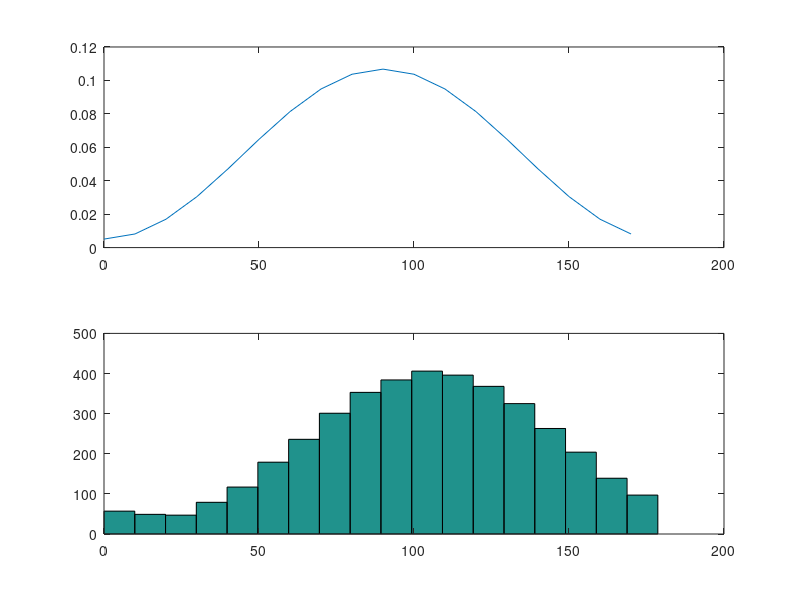

Reproduce this figure in MATLAB.
%% PDF FOR ORIENTATIoNS
clear all
% close all
x = 0:(pi/18):(pi-pi/18);
y = sin(2*x-(pi/2))*2+2.2;
% figure
% plot (x,y)
y_int = trapz(y)
y_prob = y/y_int;

x_deg = 0:10:170;
subplot(2,1,1)
plot (x_deg,y_prob)

tims = round(y_prob*200)
sum tims
ref = [];
for i = 1:18
    
    ref = [ref, repmat(x_deg(i),1, tims(i))];
    
end
alles = [];
for x = 1:10
    targ = ref + 15+rand*30;
    
    all = [targ,ref];
    
    all(all>=180) = all(all>=180)-180;
    all(all<0) = all(all<0)+180;
    
%     histogram(all,72)

alles = [alles,all];

end
subplot(2,1,2)
hist(alles,18)
